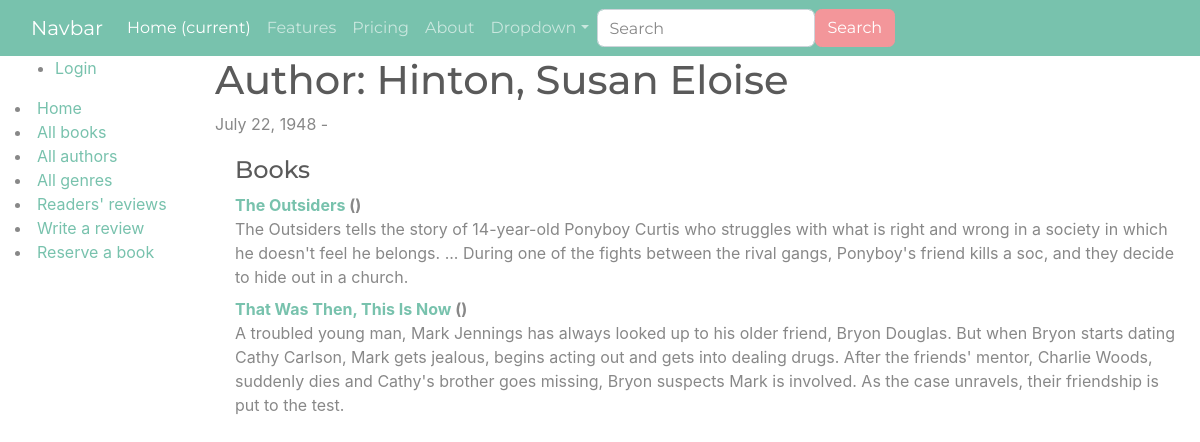
The app's page /catalog/author/1 with its own data.
### catalog/models.py (models this page shows, shortened)
class Author(models.Model):
    first_name = models.CharField(max_length=100, )
    last_name = models.CharField(max_length=100)
    date_of_birth = models.DateField(null=True, blank=True, verbose_name="DOB")
    date_of_death = models.DateField('Died', null=True, blank=True)
    def __str__(self):
        return f'{self.last_name}, {self.first_name}'

class Book(models.Model):
    title = models.CharField(max_length=50)
    author = models.ForeignKey('Author', on_delete=models.SET_NULL, null=True)
    summary = models.TextField(
        max_length=1000, help_text='Enter a brief description of the book')
    isbn = models.CharField(
        'ISBN',
        max_length=13,
        unique=True,
        help_text=
        '13 Character <a href="https://www.isbn-international.org/content/what-isbn">ISBN number</a>'
    )
    genre = models.ManyToManyField(Genre,
                                   help_text='Select a genre for this book')
    def __str__(self):
        return self.title

### catalog/views.py (the view)
# urls.py: path('author/<int:pk>',views.AuthorDetailView.as_view(), name='author-detail'),
class AuthorDetailView(generic.DetailView):
    model = Author
    template_name = 'author_detail.html'

### catalog/templates/author_detail.html
{% extends "site_base.html" %}
{% block content %}
<h1>Author: {{ author }} </h1>
<p>{{author.date_of_birth}} - {% if author.date_of_death %}{{author.date_of_death}}{% endif %}</p>
<div style="margin-left:20px;margin-top:20px">
<h4>Books</h4>
<dl>
{% for book in author.book_set.all %}
  <dt><a href="{% url 'book-detail' book.pk %}">{{book}}</a> ({{book.bookinstance_set.all.count}})</dt>
  <dd>{{book.summary}}</dd>
{% endfor %}
</dl>
</div>
{% endblock %}

### records on screen
Author: last_name+first_name "Hinton, Susan Eloise", date_of_birth "July 22, 1948"
Book: title "The Outsiders", summary "The Outsiders tells the story of 14-year-old Ponyboy Curtis who struggles with what is right and wrong in a society in which he doesn't feel he belongs. ... During one of the fights between the rival gangs, Ponyboy's friend kills a soc, and they decide to hide out in a church."
Book: title "That Was Then, This Is Now", summary "A troubled young man, Mark Jennings has always looked up to his older friend, Bryon Douglas. But when Bryon starts dating Cathy Carlson, Mark gets jealous, begins acting out and gets into dealing drugs. After the friends' mentor, Charlie Woods, suddenly dies and Cathy's brother goes missing, Bryon suspects Mark is involved. As the case unravels, their friendship is put to the test."
